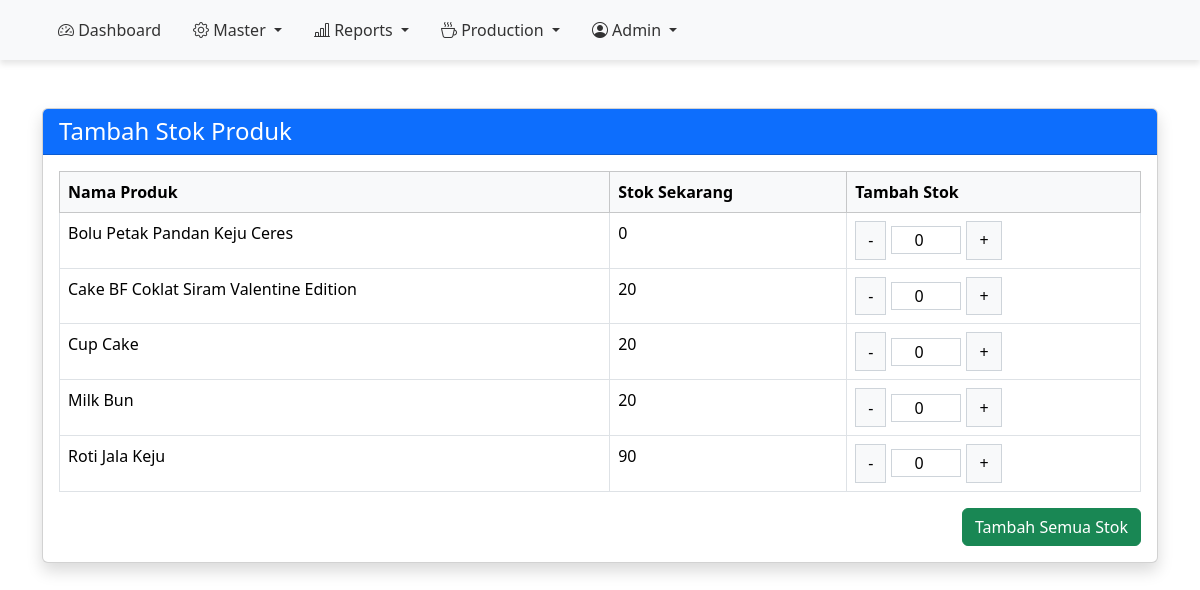
Screenshot of /Admin/production.php (signed in) with the database file from the repository.
### Admin/production.php (the view, shortened to what this page needs)
<?php
include '../config.php';
                ?>
                <?php
$result = mysqli_query($conn, "SELECT * FROM `bo-product`");
?>
<!DOCTYPE html>
<html lang="id">
<head>
    <link href="https://cdn.jsdelivr.net/npm/bootstrap@5.3.2/dist/css/bootstrap.min.css" rel="stylesheet">
</head>
<body>
    <?php include "../Layout/sidebar.php"; ?>
<div class="container mt-5">
    <div class="card shadow">
        <div class="card-header bg-primary text-white">
            <h4 class="mb-0">Tambah Stok Produk</h4>
        </div>
        <div class="card-body">
            <form method="POST">
                <table class="table table-bordered">
                    <thead class="table-light">
                        <tr>
                            <th>Nama Produk</th>
                            <th>Stok Sekarang</th>
                            <th>Tambah Stok</th>
                        </tr>
                    </thead>
                    <tbody>
                        <?php mysqli_data_seek($result, 0); while ($row = mysqli_fetch_assoc($result)) : ?>
                            <tr>
                                <td><?= $row['name_product'] ?></td>
                                <td><?= $row['stock_product'] ?></td>
                                <td>
                                    <div class="quantity-control">
                                        <button type="button" class="quantity-btn" onclick="changeQuantity(this, -1)">-</button>
                                        <input type="number" name="add_stock[]" class="quantity-input" value="0" min="0">
                                        <button type="button" class="quantity-btn" onclick="changeQuantity(this, 1)">+</button>
                                    </div>
                                </td>
                            </tr>
                        <?php endwhile; ?>
                    </tbody>
                </table>
                <div class="d-flex justify-content-end">
                    <button type="submit" name="add_stock_btn" class="btn btn-success">Tambah Semua Stok</button>
                </div>
            </form>
        </div>
    </div>
</div>
</body>
</html>

### Admin/production.php (style rules this page uses)
.quantity-control { display: flex; align-items: center; }
.quantity-btn { padding: 0.4rem 0.75rem; border: 1px solid #ced4da; background-color: #f8f9fa; cursor: pointer; }
.quantity-input { width: 70px; text-align: center; border: 1px solid #ced4da; margin: 0 5px; }

### rows the page displays
bo-product: name_product "Bolu Petak Pandan Keju Ceres", stock_product "0"
bo-product: name_product "Cake BF Coklat Siram Valentine Edition", stock_product "20"
bo-product: name_product "Cup Cake", stock_product "20"
bo-product: name_product "Milk Bun", stock_product "20"
bo-product: name_product "Roti Jala Keju", stock_product "90"
